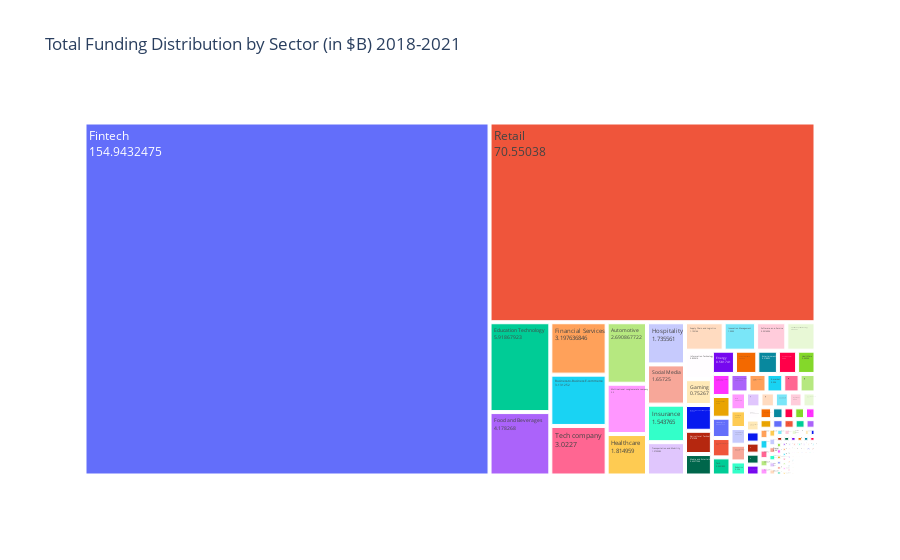

Source (notebook cell):
### Markdown cell above
### **4.1 __Total Funding per Sector__**

### Code cell
# Finding the most funded sectors_funding
sectors_funding = df.groupby('sector')['amount'].sum().reset_index()

# Convert the amount to billion dollars
sectors_funding['amount_in_billion'] = sectors_funding['amount'] / 1e9

# Create a treemap
fig = px.treemap(sectors_funding, 
                 path=['sector'], 
                 values='amount_in_billion',
                 title='Total Funding Distribution by Sector (in $B)\n2018-2021',
                 labels={'amount_in_billion': 'Amount in Billion $'})
fig.update_traces(textinfo='label+value')
fig.show()

### Figure 1 — Plotly figure (JSON) as saved in the notebook; plotly's stock layout.template omitted (floating-point values rounded to 4 significant figures; data arrays with more than 128 entries replaced by an {"elided": "..."} marker saying what was removed)
{"data": [{"branchvalues": "total", "domain": {"x": [0, 1], "y": [0, 1]}, "hovertemplate": "labels=%{label}<br>Amount in Billion $=%{value}<br>parent=%{parent}<br>id=%{id}<extra></extra>", "ids": {"elided": "352 str values"}, "labels": {"elided": "352 str values"}, "name": "", "parents": {"elided": "352 str values"}, "textinfo": "label+value", "type": "treemap", "values": {"elided": "352 float values"}}], "layout": {"legend": {"tracegroupgap": 0}, "title": {"text": "Total Funding Distribution by Sector (in $B)\n2018-2021"}}}
